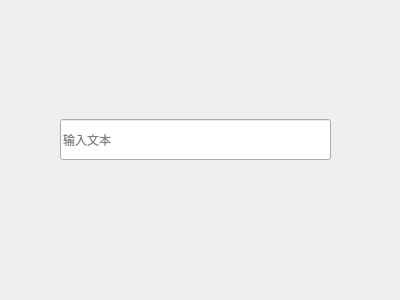
<?xml version="1.0" encoding="UTF-8"?>
<ui version="4.0">
 <class>Widget</class>
 <widget class="QWidget" name="Widget">
  <property name="geometry">
   <rect>
    <x>0</x>
    <y>0</y>
    <width>400</width>
    <height>300</height>
   </rect>
  </property>
  <property name="windowTitle">
   <string>Widget</string>
  </property>
  <widget class="QLineEdit" name="lineEdit">
   <property name="geometry">
    <rect>
     <x>60</x>
     <y>119</y>
     <width>271</width>
     <height>41</height>
    </rect>
   </property>
   <property name="placeholderText">
    <string>输入文本</string>
   </property>
   <property name="clearButtonEnabled">
    <bool>false</bool>
   </property>
  </widget>
 </widget>
 <resources/>
 <connections/>
</ui>
